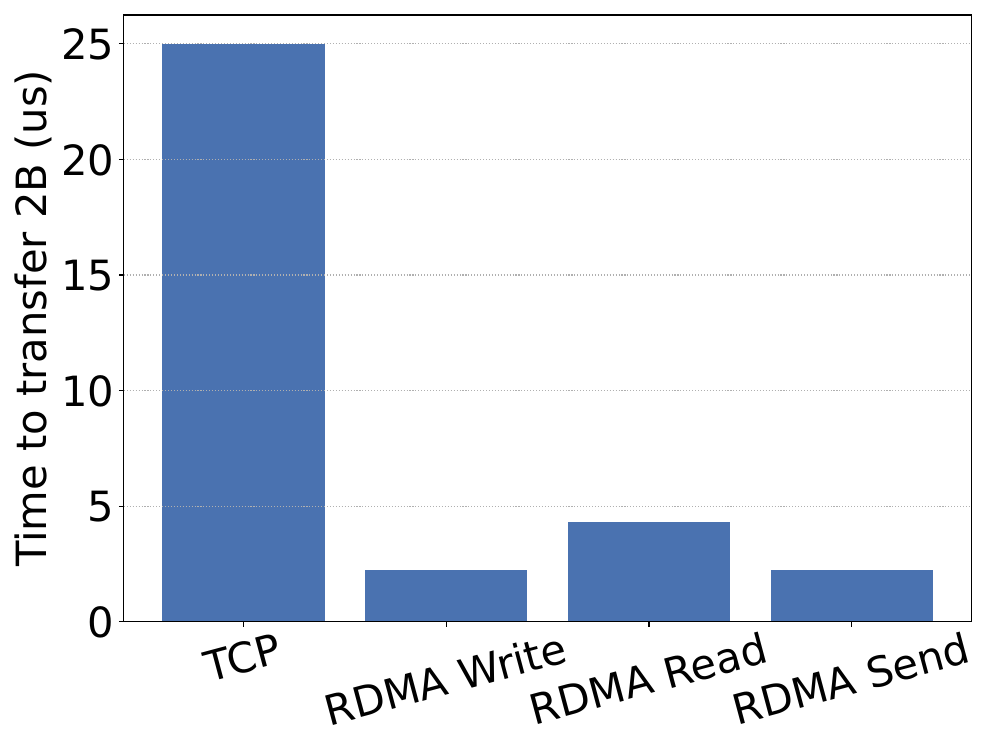

Here is the Python script that generated this plot:
#!/usr/bin/env python
# coding=utf-8

import sys
import numpy as np
import matplotlib.pyplot as plt
from matplotlib.ticker import MultipleLocator, FormatStrFormatter

# plot config
sys.path.append("..")
import plot_config

# plotting
plt.figure(figsize=plot_config.multi_fig_size)

# ymajorLocator   = MultipleLocator(50)
# ymajorFormatter = FormatStrFormatter('%1d')
# yminorLocator   = MultipleLocator(25)

ax = plt.subplot(111)

# ax.yaxis.set_major_locator(ymajorLocator)
# ax.yaxis.set_major_formatter(ymajorFormatter)
# ax.yaxis.set_minor_locator(yminorLocator)

ax.yaxis.grid(True, which='major', ls='dotted')

# plt.ylim(0, 450)
# plt.xlim(0, 16)

# plt.plot(imap_xcdf, imap_ycdf, '-', label="IMap")
# plt.plot(zmap_xcdf, zmap_ycdf, '-', label="ZMap")
x = np.array(['TCP', 'RDMA Write', 'RDMA Read', 'RDMA Send'])
y = np.array([25, 2.22, 4.32, 2.24])
plt.bar(x, y)
plt.xticks(rotation=15)

# plt.legend(loc='upper right', fontsize=plot_config.font_size, shadow=False)

for label in ax.xaxis.get_ticklabels():
    label.set_fontsize(plot_config.font_size)
for label in ax.yaxis.get_ticklabels():
    label.set_fontsize(plot_config.font_size)

# plt.xlabel('t (s)', fontsize=plot_config.font_size)
plt.ylabel('Time to transfer 2B (us)', fontsize=plot_config.font_size)

plt.tight_layout(rect=[0, 0, 1, 1])
plt.subplots_adjust(wspace=0, hspace=0.05)
plt.savefig('tcp_rdma_latency.pdf')
plt.savefig('tcp_rdma_latency.png')
# plt.show()